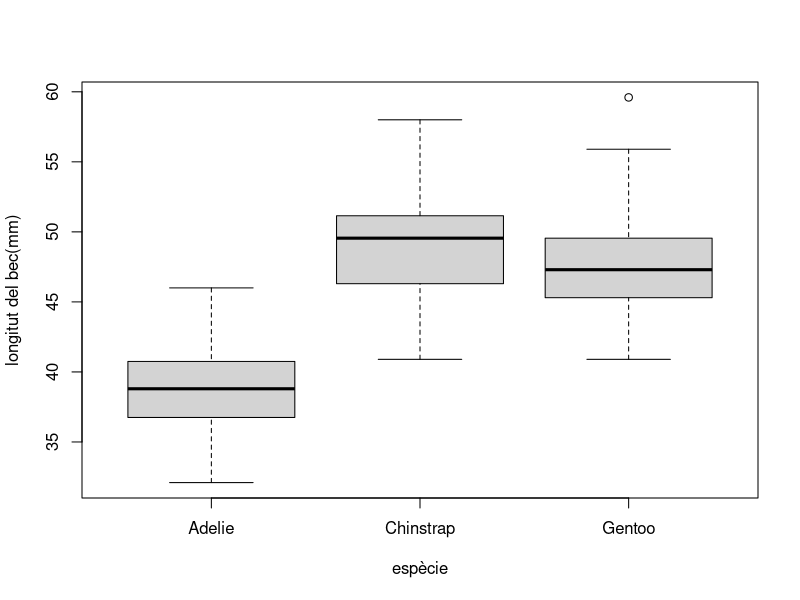
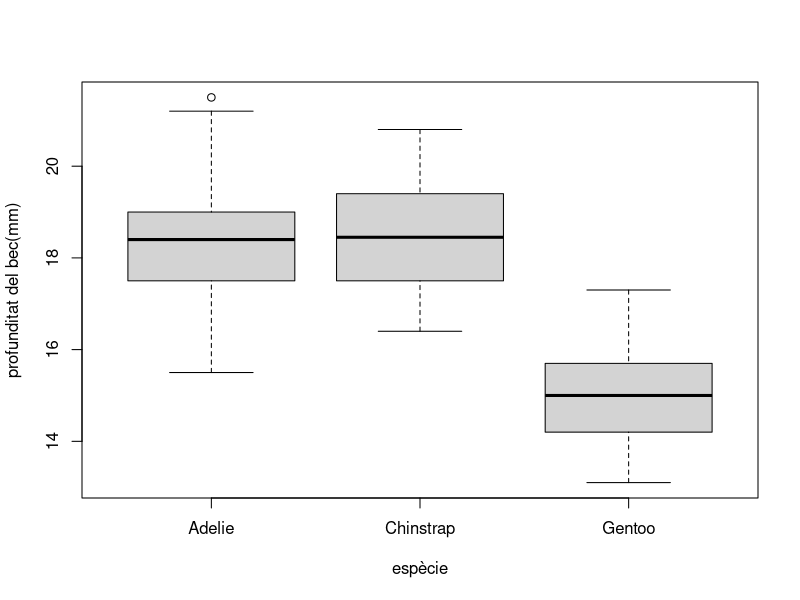
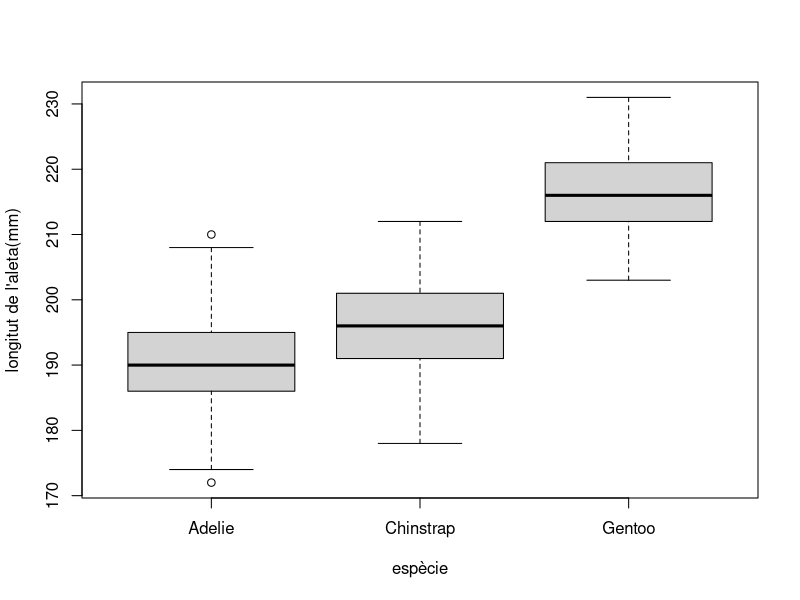
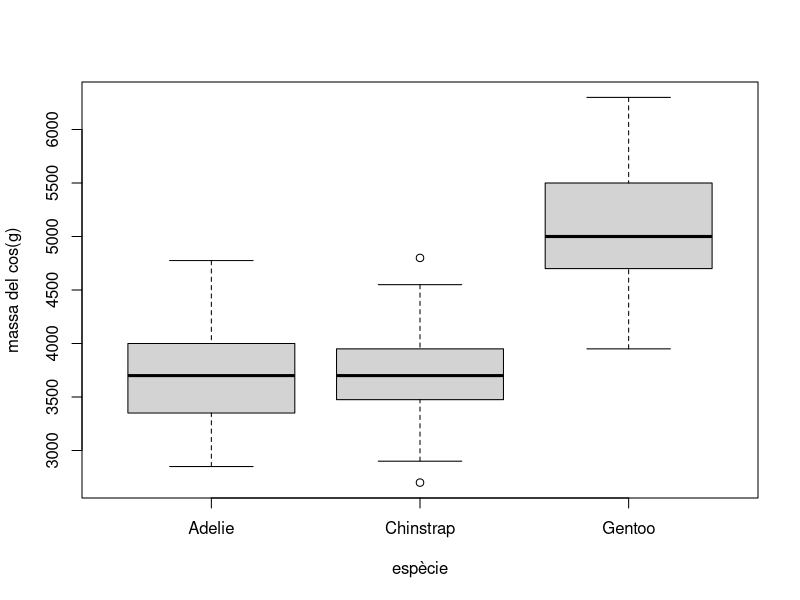

Reproduce these figures in R, in order.
## ---- chunk 1
library("palmerpenguins")
print(penguins)
## ---- chunk 2
class(penguins$species)
class(penguins$island)
## ---- chunk 3
table(penguins$species)
prop.table(table(penguins$species))
## ---- chunk 4
table(penguins$island)
prop.table(table(penguins$island))
## ---- chunk 5
class(penguins$species)
class(penguins$island)
## ---- chunk 6
boxplot(penguins$bill_length_mm[which(penguins$species=="Adelie")], penguins$bill_length_mm[which(penguins$species=="Chinstrap")], penguins$bill_length_mm[which(penguins$species=="Gentoo")], names= c("Adelie", "Chinstrap","Gentoo"), xlab= "espècie", ylab= "longitut del bec(mm)")
## ---- chunk 7
boxplot(penguins$bill_depth_mm[which(penguins$species=="Adelie")], penguins$bill_depth_mm[which(penguins$species=="Chinstrap")], penguins$bill_depth_mm[which(penguins$species=="Gentoo")], names= c("Adelie", "Chinstrap","Gentoo"), xlab= "espècie", ylab= "profunditat del bec(mm)")
## ---- chunk 8
boxplot(penguins$flipper_length_mm[which(penguins$species=="Adelie")], penguins$flipper_length_mm[which(penguins$species=="Chinstrap")], penguins$flipper_length_mm[which(penguins$species=="Gentoo")], names= c("Adelie", "Chinstrap","Gentoo"), xlab= "espècie", ylab= "longitut de l'aleta(mm)")
## ---- chunk 9
boxplot(penguins$body_mass_g[which(penguins$species=="Adelie")], penguins$body_mass_g[which(penguins$species=="Chinstrap")], penguins$body_mass_g[which(penguins$species=="Gentoo")], names= c("Adelie", "Chinstrap","Gentoo"), xlab= "espècie", ylab= "massa del cos(g)")
## ---- chunk 10
class(penguins$sex)
## ---- chunk 11
table(penguins$sex)
prop.table(table(penguins$sex))
## ---- chunk 12
class(penguins$year)
range(penguins$year)
## ---- chunk 13
prop.table(table(penguins$year))
